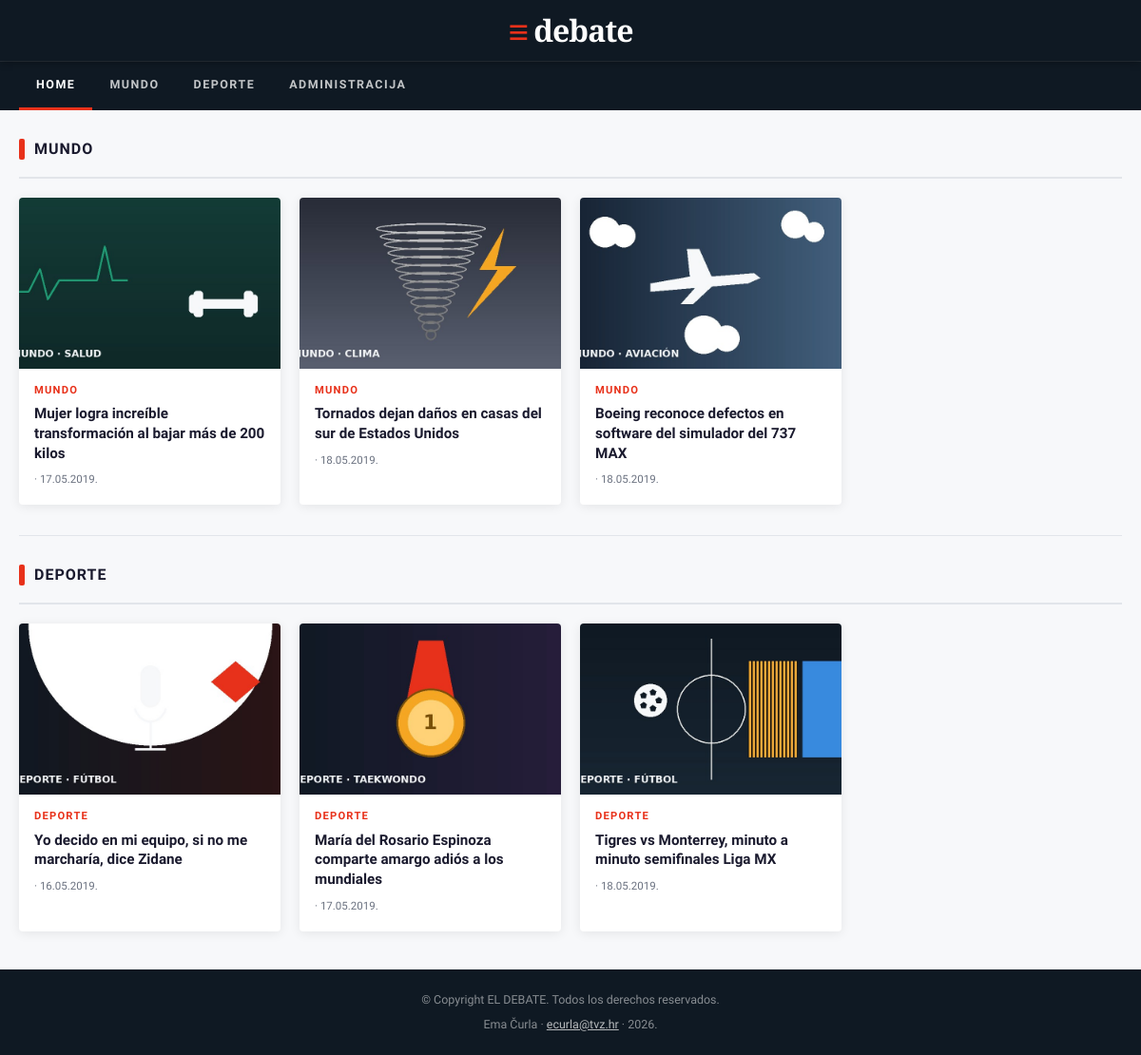
The page / on the database its author committed.
### tables this page shows
CREATE TABLE `vijesti` (
    `id`         INT(11)      NOT NULL AUTO_INCREMENT,
    `datum`      VARCHAR(32)  NOT NULL,
    `naslov`     VARCHAR(255) NOT NULL,
    `sazetak`    TEXT,
    `tekst`      TEXT,
    `slika`      VARCHAR(255),
    `kategorija` VARCHAR(64)  NOT NULL DEFAULT 'mundo',
    `arhiva`     TINYINT(1)   NOT NULL DEFAULT 0,
    PRIMARY KEY (`id`)
);

### index.php (the view, shortened to what this page needs)
<?php
$activePage = 'home';
include 'header.php';
include 'connect.php';
?>
<main>
<div class="container">
    <h2 class="section-title">MUNDO</h2>
    <div class="articles-grid">
    <?php
    $query  = "SELECT * FROM vijesti WHERE arhiva=0 AND kategorija='mundo' ORDER BY id DESC LIMIT 4";
    $result = mysqli_query($dbc, $query);
    while ($row = mysqli_fetch_array($result)):
    ?>
        <article class="article-card">
            <?php if (!empty($row['slika']) && file_exists(UPLPATH . $row['slika'])): ?>
                <img class="card-img" src="<?php echo UPLPATH . htmlspecialchars($row['slika']); ?>" alt="<?php echo htmlspecialchars($row['naslov']); ?>">
            <?php else: ?>
                <div class="card-img-placeholder">Bez slike</div>
            <?php endif; ?>
            <div class="card-body">
                <p class="card-category"><?php echo htmlspecialchars(strtoupper($row['kategorija'])); ?></p>
                <h3 class="card-title">
                    <a href="clanak.php?id=<?php echo $row['id']; ?>">
                        <?php echo htmlspecialchars($row['naslov']); ?>
                    </a>
                </h3>
                <p class="card-meta">
                    <span>· <?php echo htmlspecialchars($row['datum']); ?></span>
                </p>
            </div>
        </article>
    <?php endwhile; ?>
    </div>
    <hr class="section-sep">
    <h2 class="section-title">DEPORTE</h2>
    <div class="articles-grid">
    <?php
    $query  = "SELECT * FROM vijesti WHERE arhiva=0 AND kategorija='deporte' ORDER BY id DESC LIMIT 4";
    $result = mysqli_query($dbc, $query);
    while ($row = mysqli_fetch_array($result)):
    ?>
        <article class="article-card">
            <?php if (!empty($row['slika']) && file_exists(UPLPATH . $row['slika'])): ?>
                <img class="card-img" src="<?php echo UPLPATH . htmlspecialchars($row['slika']); ?>" alt="<?php echo htmlspecialchars($row['naslov']); ?>">
            <?php else: ?>
                <div class="card-img-placeholder">Bez slike</div>
            <?php endif; ?>
            <div class="card-body">
                <p class="card-category"><?php echo htmlspecialchars(strtoupper($row['kategorija'])); ?></p>
                <h3 class="card-title">
                    <a href="clanak.php?id=<?php echo $row['id']; ?>">
                        <?php echo htmlspecialchars($row['naslov']); ?>
                    </a>
                </h3>
                <p class="card-meta">
                    <span>· <?php echo htmlspecialchars($row['datum']); ?></span>
                </p>
            </div>
        </article>
    <?php endwhile; ?>
    </div>
</div>
</main>
<?php
include 'footer.php';
?>

### header.php (shortened to what this page needs)
<!DOCTYPE html>
<html lang="hr">
<head>
    <link rel="stylesheet" type="text/css" href="css/style.css">
</head>
<body>
<header>
    <div class="header-inner">
        <a href="index.php" class="logo">
            <span class="accent-dot">≡</span>debate
        </a>
    </div>
</header>
<nav>
    <div class="nav-inner">
        <a href="index.php"          class="<?php echo (isset($activePage) && $activePage==='home')   ? 'active' : ''; ?>">HOME</a>
        <a href="kategorija.php?id=mundo"   class="<?php echo (isset($activePage) && $activePage==='mundo')  ? 'active' : ''; ?>">MUNDO</a>
        <a href="kategorija.php?id=deporte" class="<?php echo (isset($activePage) && $activePage==='deporte')? 'active' : ''; ?>">DEPORTE</a>
        <a href="administracija.php" class="<?php echo (isset($activePage) && $activePage==='admin')  ? 'active' : ''; ?>">ADMINISTRACIJA</a>
    </div>
</nav>

### footer.php (shortened to what this page needs)
<footer>
    <p>&copy; Copyright EL DEBATE. Todos los derechos reservados.</p>
    <p class="footer-author">Ema Čurla &middot; <a href="mailto:ecurla@tvz.hr">ecurla@tvz.hr</a> &middot; 2026.</p>
</footer>
</body>
</html>

### css/style.css (style rules this page uses)
*, *::before, *::after { box-sizing: border-box; margin: 0; padding: 0; }
:root { --primary: #0f1923; --accent: #e8311a; --accent2: #f5a623; --light: #f7f8fa; --mid: #e2e5ea; --text: #1a1a2e; --muted: #6b7280; --white: #ffffff; --font-head: 'Playfair Display', Georgia, serif; --font-body: 'Source Sans 3', Arial, sans-serif; --radius: 4px; --shadow: 0 2px 12px rgba(0,0,0,0.08); }
body { font-family: var(--font-body); background: var(--light); color: var(--text); font-size: 16px; line-height: 1.6; }
a { text-decoration: none; color: inherit; }
img { max-width: 100%; display: block; }
header { background: var(--primary); padding: 0; position: sticky; top: 0; z-index: 1000; box-shadow: 0 2px 8px rgba(0,0,0,0.3); }
.header-inner { max-width: 1200px; margin: 0 auto; padding: 0 20px; display: flex; align-items: center; justify-content: center; height: 64px; }
.logo { display: flex; align-items: center; gap: 6px; font-family: var(--font-head); font-size: 2rem; font-weight: 900; color: var(--white); letter-spacing: -1px; }
.logo span.accent-dot { color: var(--accent); font-size: 2.4rem; line-height: 1; }
nav { background: var(--primary); border-top: 1px solid rgba(255,255,255,0.1); }
.nav-inner { max-width: 1200px; margin: 0 auto; padding: 0 20px; display: flex; align-items: center; gap: 0; }
.nav-inner a { color: rgba(255,255,255,0.75); font-family: var(--font-body); font-size: 0.78rem; font-weight: 700; letter-spacing: 1.5px; text-transform: uppercase; padding: 14px 18px; transition: color 0.2s, border-bottom 0.2s; border-bottom: 3px solid transparent; display: inline-block; }
.nav-inner a:hover, .nav-inner a.active { color: var(--white); border-bottom: 3px solid var(--accent); }
.container { max-width: 1200px; margin: 0 auto; padding: 0 20px; }
.section-title { display: flex; align-items: center; gap: 10px; font-family: var(--font-body); font-size: 1rem; font-weight: 700; letter-spacing: 1px; text-transform: uppercase; color: var(--text); padding: 28px 0 16px; border-bottom: 2px solid var(--mid); margin-bottom: 20px; }
.section-title::before { content: ''; display: inline-block; width: 6px; height: 22px; background: var(--accent); border-radius: 2px; flex-shrink: 0; }
.articles-grid { display: grid; grid-template-columns: repeat(4, 1fr); gap: 20px; margin-bottom: 32px; }
.article-card { background: var(--white); border-radius: var(--radius); overflow: hidden; box-shadow: var(--shadow); transition: transform 0.2s, box-shadow 0.2s; }
.article-card .card-img { width: 100%; height: 180px; object-fit: cover; }
.card-body { padding: 14px 16px 18px; }
.card-category { font-size: 0.7rem; font-weight: 700; letter-spacing: 1.2px; text-transform: uppercase; color: var(--accent); margin-bottom: 6px; }
.card-title { font-family: var(--font-body); font-size: 0.95rem; font-weight: 700; line-height: 1.35; color: var(--text); margin-bottom: 8px; }
.card-meta { font-size: 0.72rem; color: var(--muted); }
.card-meta span { margin-right: 6px; }
.section-sep { border: none; border-top: 1px solid var(--mid); margin: 8px 0 0; }
footer { background: var(--primary); color: rgba(255,255,255,0.5); text-align: center; padding: 22px 20px; font-size: 0.78rem; margin-top: 40px; }
.footer-author { margin-top: 6px; }
.footer-author a { color: rgba(255,255,255,0.7); text-decoration: underline; }

### rows shown on the page
vijesti: slika (picture), kategorija "MUNDO", naslov "Mujer logra increíble transformación al bajar más de 200 kilos", datum "17.05.2019."
vijesti: slika (picture), kategorija "MUNDO", naslov "Tornados dejan daños en casas del sur de Estados Unidos", datum "18.05.2019."
vijesti: slika (picture), kategorija "MUNDO", naslov "Boeing reconoce defectos en software del simulador del 737 MAX", datum "18.05.2019."
vijesti: slika (picture), kategorija "DEPORTE", naslov "Yo decido en mi equipo, si no me marcharía, dice Zidane", datum "16.05.2019."
vijesti: slika (picture), kategorija "DEPORTE", naslov "María del Rosario Espinoza comparte amargo adiós a los mundiales", datum "17.05.2019."
vijesti: slika (picture), kategorija "DEPORTE", naslov "Tigres vs Monterrey, minuto a minuto semifinales Liga MX", datum "18.05.2019."
